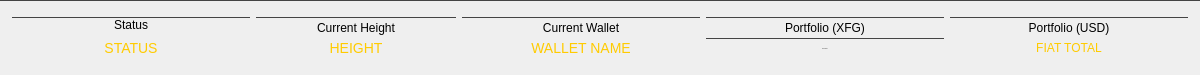
       <widget class="QGroupBox" name="statusBox">
        <property name="sizePolicy">
         <sizepolicy hsizetype="Expanding" vsizetype="Expanding">
          <horstretch>0</horstretch>
          <verstretch>0</verstretch>
         </sizepolicy>
        </property>
        <property name="minimumSize">
         <size>
          <width>1200</width>
          <height>75</height>
         </size>
        </property>
        <property name="maximumSize">
         <size>
          <width>16777215</width>
          <height>75</height>
         </size>
        </property>
        <property name="layoutDirection">
         <enum>Qt::LeftToRight</enum>
        </property>
        <property name="styleSheet">
         <string notr="true">border-top: 1px solid #444;</string>
        </property>
        <property name="title">
         <string/>
        </property>
        <layout class="QGridLayout" name="gridLayout_22">
         <property name="topMargin">
          <number>16</number>
         </property>
         <property name="bottomMargin">
          <number>20</number>
         </property>
         <item row="4" column="0">
          <widget class="QLabel" name="m_statusBox">
           <property name="sizePolicy">
            <sizepolicy hsizetype="Expanding" vsizetype="Expanding">
             <horstretch>0</horstretch>
             <verstretch>0</verstretch>
            </sizepolicy>
           </property>
           <property name="minimumSize">
            <size>
             <width>200</width>
             <height>20</height>
            </size>
           </property>
           <property name="maximumSize">
            <size>
             <width>16777215</width>
             <height>16777215</height>
            </size>
           </property>
           <property name="styleSheet">
            <string notr="true">border:none;
color: #ffcb00;
font: 14px;</string>
           </property>
           <property name="text">
            <string>STATUS</string>
           </property>
           <property name="alignment">
            <set>Qt::AlignCenter</set>
           </property>
          </widget>
         </item>
         <item row="3" column="5">
          <widget class="QLabel" name="fiatLabel">
           <property name="sizePolicy">
            <sizepolicy hsizetype="Preferred" vsizetype="Expanding">
             <horstretch>0</horstretch>
             <verstretch>0</verstretch>
            </sizepolicy>
           </property>
           <property name="minimumSize">
            <size>
             <width>200</width>
             <height>20</height>
            </size>
           </property>
           <property name="maximumSize">
            <size>
             <width>16777215</width>
             <height>20</height>
            </size>
           </property>
           <property name="styleSheet">
            <string notr="true">border: none;
color: white;
QToolTip { color: #eeeeee; background-color: #000000; border: 0px; padding: 8px;}</string>
           </property>
           <property name="text">
            <string>Portfolio (USD)</string>
           </property>
           <property name="alignment">
            <set>Qt::AlignCenter</set>
           </property>
          </widget>
         </item>
         <item row="4" column="2">
          <widget class="QLabel" name="m_currentWalletTitle">
           <property name="sizePolicy">
            <sizepolicy hsizetype="Expanding" vsizetype="Expanding">
             <horstretch>0</horstretch>
             <verstretch>0</verstretch>
            </sizepolicy>
           </property>
           <property name="minimumSize">
            <size>
             <width>200</width>
             <height>20</height>
            </size>
           </property>
           <property name="maximumSize">
            <size>
             <width>16777215</width>
             <height>16777215</height>
            </size>
           </property>
           <property name="font">
            <font>
             <pointsize>-1</pointsize>
            </font>
           </property>
           <property name="contextMenuPolicy">
            <enum>Qt::CustomContextMenu</enum>
           </property>
           <property name="styleSheet">
            <string notr="true">
border:none;
color: #ffcb00;
font-size: 14px;</string>
           </property>
           <property name="text">
            <string>WALLET NAME</string>
           </property>
           <property name="alignment">
            <set>Qt::AlignCenter</set>
           </property>
          </widget>
         </item>
         <item row="4" column="1">
          <widget class="QLabel" name="statusHeight">
           <property name="sizePolicy">
            <sizepolicy hsizetype="Preferred" vsizetype="Expanding">
             <horstretch>0</horstretch>
             <verstretch>0</verstretch>
            </sizepolicy>
           </property>
           <property name="minimumSize">
            <size>
             <width>200</width>
             <height>20</height>
            </size>
           </property>
           <property name="maximumSize">
            <size>
             <width>16777215</width>
             <height>16777215</height>
            </size>
           </property>
           <property name="styleSheet">
            <string notr="true">
border:none;
color: #ffcb00;
font-size: 14px;</string>
           </property>
           <property name="text">
            <string>HEIGHT</string>
           </property>
           <property name="alignment">
            <set>Qt::AlignCenter</set>
           </property>
          </widget>
         </item>
         <item row="3" column="1">
          <widget class="QLabel" name="label_15">
           <property name="sizePolicy">
            <sizepolicy hsizetype="Preferred" vsizetype="Expanding">
             <horstretch>0</horstretch>
             <verstretch>0</verstretch>
            </sizepolicy>
           </property>
           <property name="minimumSize">
            <size>
             <width>200</width>
             <height>20</height>
            </size>
           </property>
           <property name="maximumSize">
            <size>
             <width>16777215</width>
             <height>20</height>
            </size>
           </property>
           <property name="styleSheet">
            <string notr="true">border: none;
color: white;
QToolTip { color: #eeeeee; background-color: #000000; border: 0px; padding: 8px;}</string>
           </property>
           <property name="text">
            <string>Current Height</string>
           </property>
           <property name="alignment">
            <set>Qt::AlignCenter</set>
           </property>
          </widget>
         </item>
         <item row="4" column="5">
          <widget class="QLabel" name="fiatTotal">
           <property name="sizePolicy">
            <sizepolicy hsizetype="Expanding" vsizetype="Expanding">
             <horstretch>0</horstretch>
             <verstretch>0</verstretch>
            </sizepolicy>
           </property>
           <property name="minimumSize">
            <size>
             <width>200</width>
             <height>20</height>
            </size>
           </property>
           <property name="maximumSize">
            <size>
             <width>16777215</width>
             <height>16777215</height>
            </size>
           </property>
           <property name="styleSheet">
            <string notr="true">color: rgb(255, 203, 0);

border:none;

</string>
           </property>
           <property name="text">
            <string>FIAT TOTAL</string>
           </property>
           <property name="alignment">
            <set>Qt::AlignCenter</set>
           </property>
          </widget>
         </item>
         <item row="3" column="2">
          <widget class="QLabel" name="label_16">
           <property name="sizePolicy">
            <sizepolicy hsizetype="Preferred" vsizetype="Expanding">
             <horstretch>0</horstretch>
             <verstretch>0</verstretch>
            </sizepolicy>
           </property>
           <property name="minimumSize">
            <size>
             <width>200</width>
             <height>20</height>
            </size>
           </property>
           <property name="maximumSize">
            <size>
             <width>16777215</width>
             <height>20</height>
            </size>
           </property>
           <property name="styleSheet">
            <string notr="true">border: none;
color: white;
QToolTip { color: #eeeeee; background-color: #000000; border: 0px; padding: 8px;}</string>
           </property>
           <property name="text">
            <string>Current Wallet</string>
           </property>
           <property name="alignment">
            <set>Qt::AlignCenter</set>
           </property>
          </widget>
         </item>
         <item row="3" column="4">
          <widget class="QLabel" name="label_13">
           <property name="sizePolicy">
            <sizepolicy hsizetype="Preferred" vsizetype="Expanding">
             <horstretch>0</horstretch>
             <verstretch>0</verstretch>
            </sizepolicy>
           </property>
           <property name="minimumSize">
            <size>
             <width>200</width>
             <height>20</height>
            </size>
           </property>
           <property name="maximumSize">
            <size>
             <width>16777215</width>
             <height>20</height>
            </size>
           </property>
           <property name="styleSheet">
            <string notr="true">border: none;
color: white;
QToolTip { color: #eeeeee; background-color: #000000; border: 0px; padding: 8px;}</string>
           </property>
           <property name="text">
            <string>Portfolio (XFG)</string>
           </property>
           <property name="alignment">
            <set>Qt::AlignCenter</set>
           </property>
          </widget>
         </item>
         <item row="4" column="4">
          <widget class="QLabel" name="ccxTotal">
           <property name="sizePolicy">
            <sizepolicy hsizetype="Expanding" vsizetype="Expanding">
             <horstretch>0</horstretch>
             <verstretch>0</verstretch>
            </sizepolicy>
           </property>
           <property name="minimumSize">
            <size>
             <width>200</width>
             <height>20</height>
            </size>
           </property>
           <property name="maximumSize">
            <size>
             <width>16777215</width>
             <height>16777215</height>
            </size>
           </property>
           <property name="font">
            <font>
             <pointsize>-1</pointsize>
            </font>
           </property>
           <property name="layoutDirection">
            <enum>Qt::LeftToRight</enum>
           </property>
           <property name="styleSheet">
            <string notr="true">font-size:14px;
border:none;
color: #ffcb00;

QToolTip { color: #eeeeee; background-color: #000000; border: 0px; padding: 8px;}</string>
           </property>
           <property name="text">
            <string>XFG TOTAL</string>
           </property>
           <property name="alignment">
            <set>Qt::AlignCenter</set>
           </property>
          </widget>
         </item>
         <item row="3" column="0">
          <widget class="QLabel" name="label_14">
           <property name="sizePolicy">
            <sizepolicy hsizetype="Preferred" vsizetype="Expanding">
             <horstretch>0</horstretch>
             <verstretch>0</verstretch>
            </sizepolicy>
           </property>
           <property name="minimumSize">
            <size>
             <width>200</width>
             <height>15</height>
            </size>
           </property>
           <property name="maximumSize">
            <size>
             <width>16777215</width>
             <height>20</height>
            </size>
           </property>
           <property name="styleSheet">
            <string notr="true">border: none;
color: white;
QToolTip { color: #eeeeee; background-color: #000000; border: 0px; padding: 8px;}</string>
           </property>
           <property name="text">
            <string>Status</string>
           </property>
           <property name="alignment">
            <set>Qt::AlignCenter</set>
           </property>
          </widget>
         </item>
        </layout>
       </widget>
